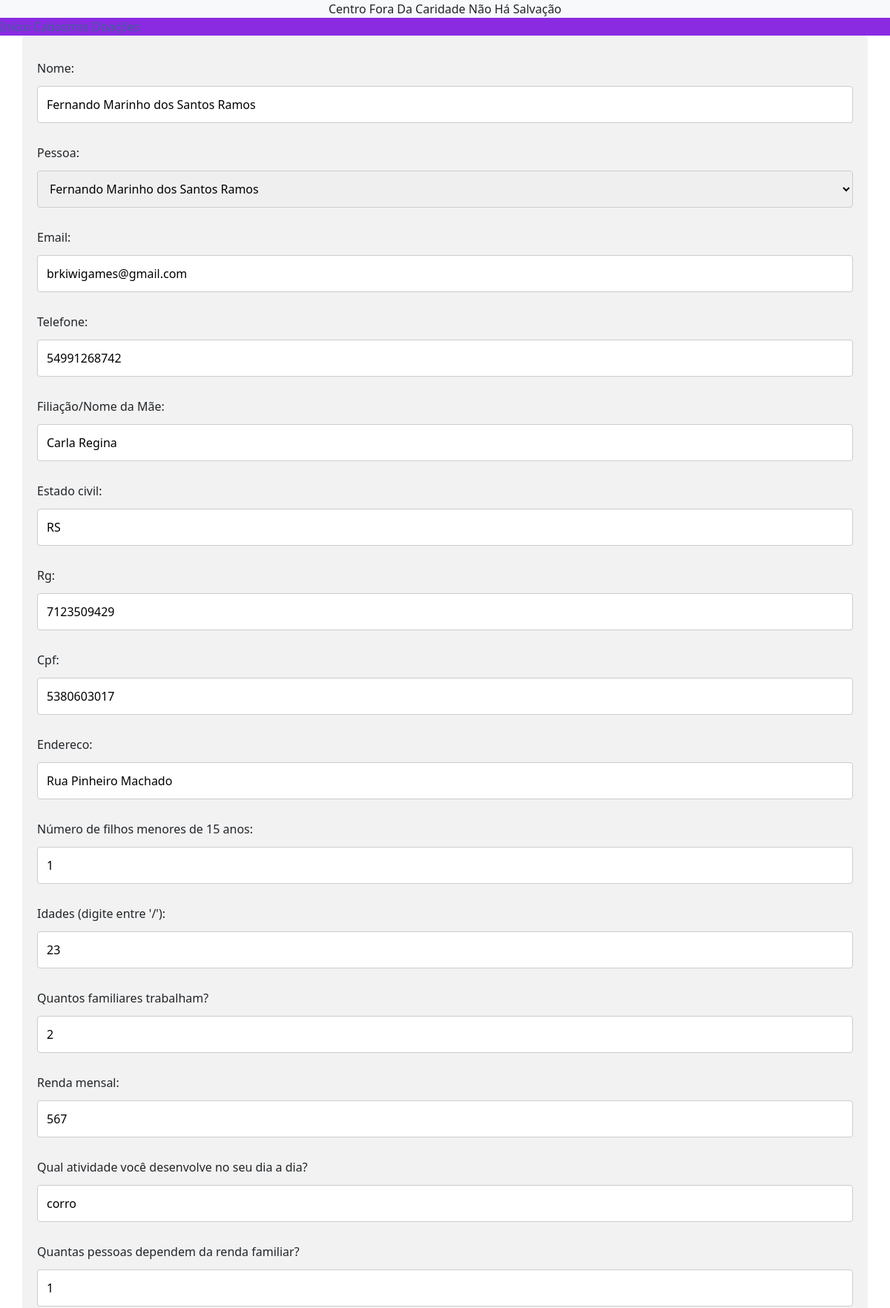
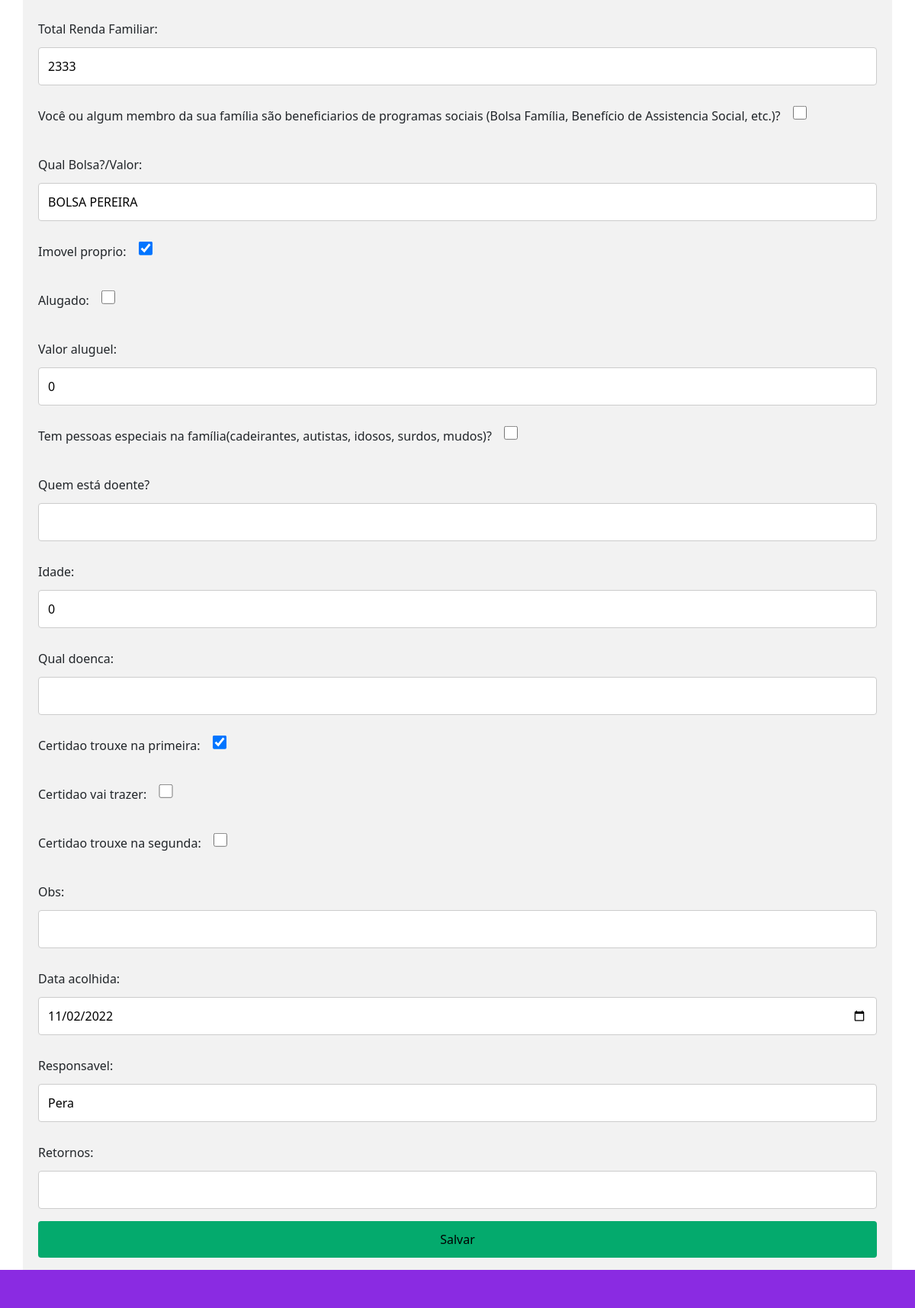
Screenshot of /pessoas6/contato/9/editar with the database file from the repository (2 pictures, top to bottom).
### pessoa/models.py (models this page shows, shortened)
class Contato(models.Model):
    nome = models.CharField(default=0, max_length=256, blank=True)
    pessoa = models.ForeignKey(pessoa, related_name='contatos',on_delete=models.CASCADE)
    email = models.EmailField(max_length=256)
    telefone = models.CharField(max_length=20)
    filiacao = models.CharField(max_length=256)
    estado_civil = models.CharField(max_length=256)
    rg = models.IntegerField(null=False)
    cpf = models.IntegerField(null=False)
    endereco = models.CharField(max_length=256)
    numero_de_filhos_menores_de_15 = models.CharField(blank=True, max_length=256)
    idade_1 = models.CharField(max_length=256, blank=True)
    quantos_familiares_trabalham = models.IntegerField(blank=True)
    renda_mensal = models.IntegerField(blank=True)
    atividade_diaadia = models.CharField(max_length=256, null=False)
    dependem_renda = models.IntegerField(blank=True)
    total_renda = models.IntegerField(blank=True)
    bolsa_familia = models.BooleanField(default=False)
    qual_bolsa = models.CharField(max_length=256, blank=True)
    imovel_proprio = models.BooleanField(default=False)
    alugado = models.BooleanField(default=False)
    valor_aluguel = models.IntegerField(blank=True)
    pessoas_especiais = models.BooleanField(default=False)
    quem_doente = models.CharField(max_length=256, blank=True)
    idade = models.IntegerField(blank=True)
    qual_doenca = models.CharField(max_length=256, blank=True)
    certidao_trouxe_na_primeira = models.BooleanField(default=False)
    certidao_vai_trazer = models.BooleanField(default=False)
    certidao_trouxe_na_segunda = models.BooleanField(default=False)
    obs = models.CharField(max_length=512, blank=True)
    data_acolhida = models.DateField(null=True)
    responsavel = models.CharField(max_length=256, null=False)
    retornos = models.CharField(max_length=256, blank=True)

### pessoa/views.py (the view)
def contato_editar(request, pk_pessoa, pk):
    contatos = get_object_or_404(Contato, pk=pk)
    form = ContatoForm(instance=contatos)
    if request.method == "POST":
        form = ContatoForm(request.POST, instance=contatos)
        if form.is_valid():
            form.save()
            return redirect(reverse('pessoa.contato', args=[pk_pessoa]))
    return render(request, 'contato/contato_form.html', {'form': form})

### pessoa/models.py (called while the page is built)
    def __str__(self) -> str:
        return self.nome_completo

### pessoa/templates/contato/contato_form.html (shortened to what this page needs)
{% extends 'main/base.html' %}
{% block conteudo %}
<form method="post">
    {{ form.as_p }}
    <input type="submit" value="Salvar"></input>
</form>
{% endblock conteudo %}

### pessoa/templates/contato/contato_form.html (style rules this page uses)
* { box-sizing: border-box; }
input[type=text], select, textarea, input { width: 100%; padding: 12px; border: 1px solid #ccc; border-radius: 4px; resize: vertical; }
label { padding: 12px 12px 12px 0; display: inline-block; }
input[type="checkbox"] { background-color: #fff; margin: 0; font: inherit; color: currentColor; width: 1.15em; height: 1.15em; border: 0.15em solid currentColor; border-radius: 0.15em; transform: translateY(-0.075em); }
input[type=submit] { background-color: #04AA6D; padding: 12px 20px; border: none; border-radius: 4px; cursor: pointer; float: right; }
form { margin-left: 0px; }
form { margin-bottom: 50px; }

### rows the page displays
Contato: nome "Fernando Marinho dos Santos Ramos", pessoa "Fernando Marinho dos Santos Ramos", email "brkiwigames@gmail.com", telefone "54991268742", filiacao "Carla Regina", estado_civil "RS", rg "7123509429", cpf "5380603017", endereco "Rua Pinheiro Machado", numero_de_filhos_menores_de_15 "1", idade_1 "23", quantos_familiares_trabalham "2", renda_mensal "567", atividade_diaadia "corro", dependem_renda "1", total_renda "2333", qual_bolsa "BOLSA PEREIRA", imovel_proprio "☑", valor_aluguel "0", idade "0", certidao_trouxe_na_primeira "☑", data_acolhida "11/02/2022", responsavel "Pera"
